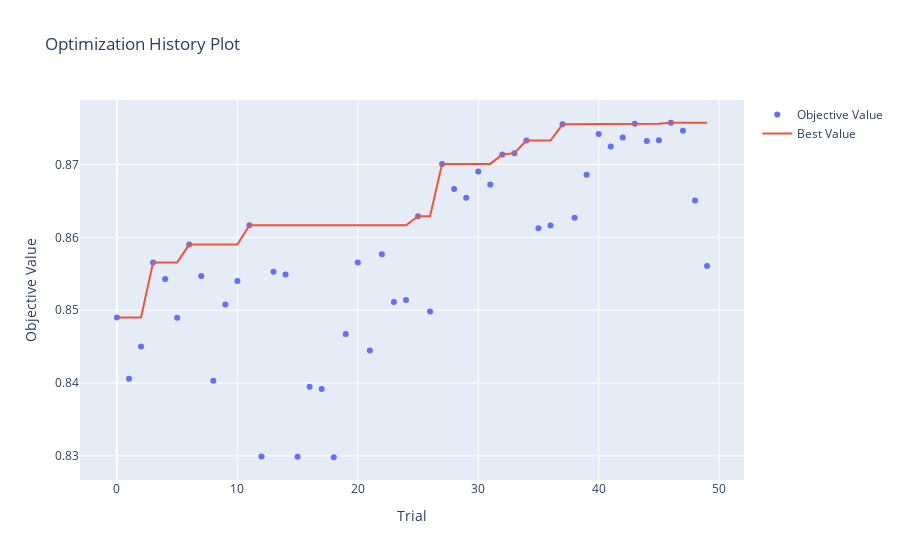

Source (notebook cell):
### Code cell
visualizations['optimization_history']
